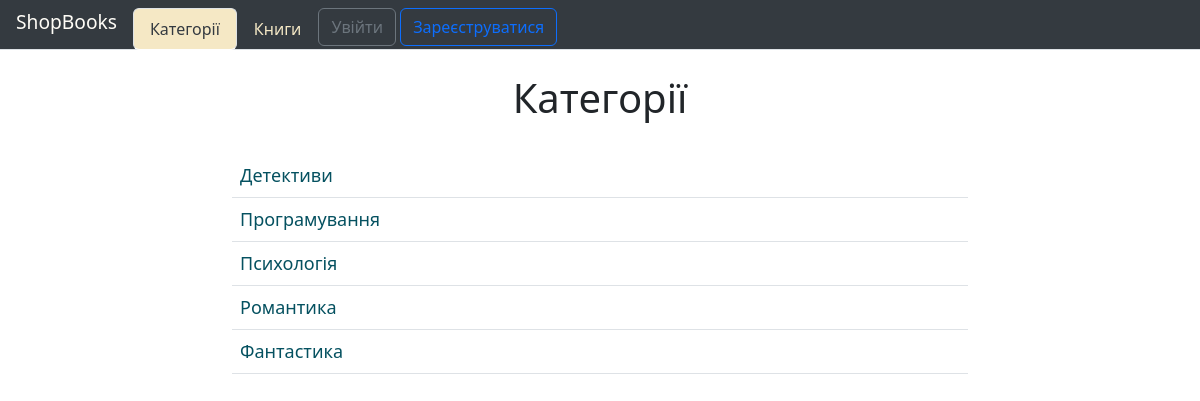
The app's page /category/, older data.
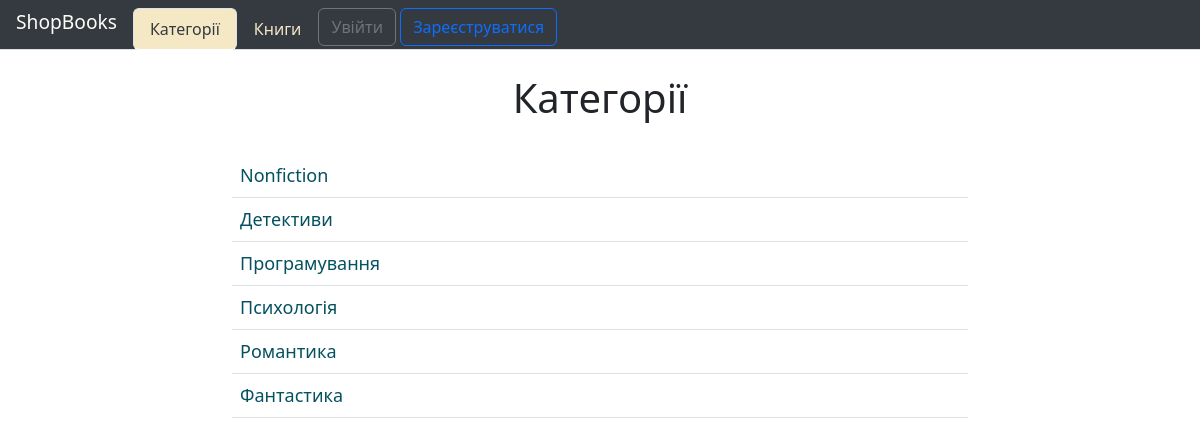
The same page, newer data.
### books/models.py (models this page shows, shortened)
class Category(models.Model):
    name = models.CharField(max_length=50, unique=True)
    slug = models.SlugField(unique=True)
    class Meta:
        verbose_name = 'Категорія'
        verbose_name_plural = 'Категорії'
        ordering = ['name']

### books/views.py (the view)
# urls.py: path('category/', CategoryListView.as_view(), name='category'),
class CategoryListView(ListView):
    model = Category
    template_name = 'books/categories.html'

### books/templates/books/categories.html (shortened to what this page needs)
{% extends "base.html" %}
{% block content %}
<h1 class="text-center my-4">Категорії</h1>
<div class="row">
    <div class="col-md-8 mx-auto my-2">
        <table class="table table-hover">
            {% for object in object_list %}
            <tr>
                <td class="align-middle">
                    <a href="{% url 'books:category_detail' slug=object.slug %}"
                       class="text-decoration-none text-info-emphasis" style="font-size: 18px">
                        {{ object.name }}
                    </a>
                </td>
                <td class="text-end">
                </td>
                <td class="text-end" style="width: 100px;">
                </td>
            </tr>
            {% endfor %}
        </table>
    </div>
</div>
{% endblock %}

Row changes from the older to the newer data that the page shows:
added Category: name "Nonfiction"
